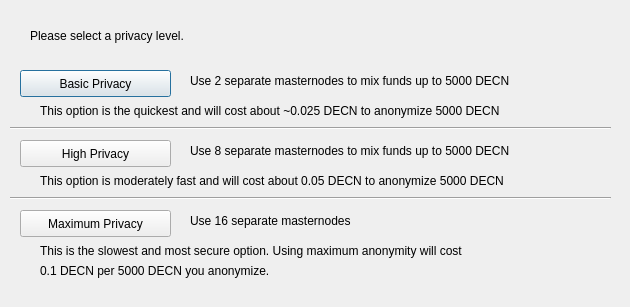
<?xml version="1.0" encoding="UTF-8"?>
<ui version="4.0">
 <class>ObfuscationConfig</class>
 <widget class="QDialog" name="ObfuscationConfig">
  <property name="geometry">
   <rect>
    <x>0</x>
    <y>0</y>
    <width>630</width>
    <height>307</height>
   </rect>
  </property>
  <property name="windowTitle">
   <string>Configure Obfuscation</string>
  </property>
  <widget class="QPushButton" name="buttonBasic">
   <property name="geometry">
    <rect>
     <x>20</x>
     <y>70</y>
     <width>151</width>
     <height>27</height>
    </rect>
   </property>
   <property name="text">
    <string>Basic Privacy</string>
   </property>
  </widget>
  <widget class="QPushButton" name="buttonHigh">
   <property name="geometry">
    <rect>
     <x>20</x>
     <y>140</y>
     <width>151</width>
     <height>27</height>
    </rect>
   </property>
   <property name="text">
    <string>High Privacy</string>
   </property>
  </widget>
  <widget class="QPushButton" name="buttonMax">
   <property name="geometry">
    <rect>
     <x>20</x>
     <y>210</y>
     <width>151</width>
     <height>27</height>
    </rect>
   </property>
   <property name="text">
    <string>Maximum Privacy</string>
   </property>
  </widget>
  <widget class="QLabel" name="label">
   <property name="geometry">
    <rect>
     <x>30</x>
     <y>20</y>
     <width>571</width>
     <height>31</height>
    </rect>
   </property>
   <property name="text">
    <string>Please select a privacy level.</string>
   </property>
  </widget>
  <widget class="QLabel" name="label_2">
   <property name="geometry">
    <rect>
     <x>190</x>
     <y>70</y>
     <width>421</width>
     <height>21</height>
    </rect>
   </property>
   <property name="text">
    <string>Use 2 separate masternodes to mix funds up to 5000 DECN</string>
   </property>
  </widget>
  <widget class="QLabel" name="label_3">
   <property name="geometry">
    <rect>
     <x>190</x>
     <y>140</y>
     <width>411</width>
     <height>21</height>
    </rect>
   </property>
   <property name="text">
    <string>Use 8 separate masternodes to mix funds up to 5000 DECN</string>
   </property>
  </widget>
  <widget class="QLabel" name="label_4">
   <property name="geometry">
    <rect>
     <x>190</x>
     <y>210</y>
     <width>421</width>
     <height>21</height>
    </rect>
   </property>
   <property name="text">
    <string>Use 16 separate masternodes</string>
   </property>
  </widget>
  <widget class="QLabel" name="label_6">
   <property name="geometry">
    <rect>
     <x>40</x>
     <y>100</y>
     <width>561</width>
     <height>21</height>
    </rect>
   </property>
   <property name="text">
    <string>This option is the quickest and will cost about ~0.025 DECN to anonymize 5000 DECN</string>
   </property>
  </widget>
  <widget class="QLabel" name="label_7">
   <property name="geometry">
    <rect>
     <x>40</x>
     <y>170</y>
     <width>561</width>
     <height>21</height>
    </rect>
   </property>
   <property name="text">
    <string>This option is moderately fast and will cost about 0.05 DECN to anonymize 5000 DECN</string>
   </property>
  </widget>
  <widget class="QLabel" name="label_8">
   <property name="geometry">
    <rect>
     <x>40</x>
     <y>240</y>
     <width>561</width>
     <height>21</height>
    </rect>
   </property>
   <property name="text">
    <string>This is the slowest and most secure option. Using maximum anonymity will cost</string>
   </property>
  </widget>
  <widget class="QLabel" name="label_9">
   <property name="geometry">
    <rect>
     <x>40</x>
     <y>260</y>
     <width>561</width>
     <height>21</height>
    </rect>
   </property>
   <property name="text">
    <string>0.1 DECN per 5000 DECN you anonymize.</string>
   </property>
  </widget>
  <widget class="Line" name="line">
   <property name="geometry">
    <rect>
     <x>10</x>
     <y>120</y>
     <width>601</width>
     <height>16</height>
    </rect>
   </property>
   <property name="orientation">
    <enum>Qt::Horizontal</enum>
   </property>
  </widget>
  <widget class="Line" name="line_2">
   <property name="geometry">
    <rect>
     <x>10</x>
     <y>190</y>
     <width>601</width>
     <height>16</height>
    </rect>
   </property>
   <property name="orientation">
    <enum>Qt::Horizontal</enum>
   </property>
  </widget>
 </widget>
 <resources/>
 <connections/>
</ui>
